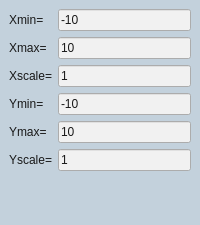
  <widget class="QDockWidget" name="windowWidget">
   <property name="minimumSize">
    <size>
     <width>150</width>
     <height>225</height>
    </size>
   </property>
   <property name="baseSize">
    <size>
     <width>0</width>
     <height>0</height>
    </size>
   </property>
   <property name="styleSheet">
    <string notr="true">font: 12pt &quot;Roboto&quot;;
font-style: bold;
background:rgb(195, 209, 220);
color: rgb(25, 25, 25);</string>
   </property>
   <property name="floating">
    <bool>true</bool>
   </property>
   <property name="features">
    <set>QDockWidget::AllDockWidgetFeatures</set>
   </property>
   <property name="allowedAreas">
    <set>Qt::AllDockWidgetAreas</set>
   </property>
   <property name="windowTitle">
    <string>Window Settings</string>
   </property>
   <attribute name="dockWidgetArea">
    <number>4</number>
   </attribute>
   <widget class="QWidget" name="dockWidgetContents">
    <layout class="QFormLayout" name="formLayout">
     <item row="0" column="0">
      <widget class="QLabel" name="XminLabel">
       <property name="styleSheet">
        <string notr="true">font: 12pt &quot;Roboto&quot;;
font-style: bold;
color: rgb(25, 25, 25);</string>
       </property>
       <property name="text">
        <string>Xmin=</string>
       </property>
      </widget>
     </item>
     <item row="0" column="1">
      <widget class="QLineEdit" name="Xmin">
       <property name="styleSheet">
        <string notr="true">font: 12pt &quot;Roboto&quot;;
font-style: bold;
background-color: rgb(241, 241, 241);
color: rgb(25, 25, 25);</string>
       </property>
       <property name="text">
        <string>-10</string>
       </property>
       <property name="placeholderText">
        <string/>
       </property>
      </widget>
     </item>
     <item row="1" column="0">
      <widget class="QLabel" name="XmaxLabel">
       <property name="styleSheet">
        <string notr="true">font: 12pt &quot;Roboto&quot;;
font-style: bold;
color: rgb(25, 25, 25);</string>
       </property>
       <property name="text">
        <string>Xmax=</string>
       </property>
      </widget>
     </item>
     <item row="1" column="1">
      <widget class="QLineEdit" name="Xmax">
       <property name="styleSheet">
        <string notr="true">font: 12pt &quot;Roboto&quot;;
font-style: bold;
background-color: rgb(241, 241, 241);
color: rgb(25, 25, 25);</string>
       </property>
       <property name="text">
        <string>10</string>
       </property>
      </widget>
     </item>
     <item row="2" column="0">
      <widget class="QLabel" name="XscaleLabel">
       <property name="styleSheet">
        <string notr="true">font: 12pt &quot;Roboto&quot;;
font-style: bold;
color: rgb(25, 25, 25);</string>
       </property>
       <property name="text">
        <string>Xscale=</string>
       </property>
      </widget>
     </item>
     <item row="2" column="1">
      <widget class="QLineEdit" name="Xscale">
       <property name="styleSheet">
        <string notr="true">font: 12pt &quot;Roboto&quot;;
font-style: bold;
background-color: rgb(241, 241, 241);
color: rgb(25, 25, 25);</string>
       </property>
       <property name="text">
        <string>1</string>
       </property>
      </widget>
     </item>
     <item row="3" column="0">
      <widget class="QLabel" name="YminLabel">
       <property name="styleSheet">
        <string notr="true">font: 12pt &quot;Roboto&quot;;
font-style: bold;
color: rgb(25, 25, 25);</string>
       </property>
       <property name="text">
        <string>Ymin=</string>
       </property>
      </widget>
     </item>
     <item row="3" column="1">
      <widget class="QLineEdit" name="Ymin">
       <property name="styleSheet">
        <string notr="true">font: 12pt &quot;Roboto&quot;;
font-style: bold;
background-color: rgb(241, 241, 241);
color: rgb(25, 25, 25);</string>
       </property>
       <property name="text">
        <string>-10</string>
       </property>
      </widget>
     </item>
     <item row="4" column="0">
      <widget class="QLabel" name="YmaxLabel">
       <property name="styleSheet">
        <string notr="true">font: 12pt &quot;Roboto&quot;;
font-style: bold;
color: rgb(25, 25, 25);</string>
       </property>
       <property name="text">
        <string>Ymax=</string>
       </property>
      </widget>
     </item>
     <item row="4" column="1">
      <widget class="QLineEdit" name="Ymax">
       <property name="styleSheet">
        <string notr="true">font: 12pt &quot;Roboto&quot;;
font-style: bold;
background-color: rgb(241, 241, 241);
color: rgb(25, 25, 25);</string>
       </property>
       <property name="text">
        <string>10</string>
       </property>
      </widget>
     </item>
     <item row="5" column="0">
      <widget class="QLabel" name="YscaleLabel">
       <property name="styleSheet">
        <string notr="true">font: 12pt &quot;Roboto&quot;;
font-style: bold;
color: rgb(25, 25, 25);</string>
       </property>
       <property name="text">
        <string>Yscale=</string>
       </property>
      </widget>
     </item>
     <item row="5" column="1">
      <widget class="QLineEdit" name="Yscale">
       <property name="styleSheet">
        <string notr="true">font: 12pt &quot;Roboto&quot;;
font-style: bold;
background-color: rgb(241, 241, 241);
color: rgb(25, 25, 25);</string>
       </property>
       <property name="text">
        <string>1</string>
       </property>
      </widget>
     </item>
    </layout>
   </widget>
  </widget>
